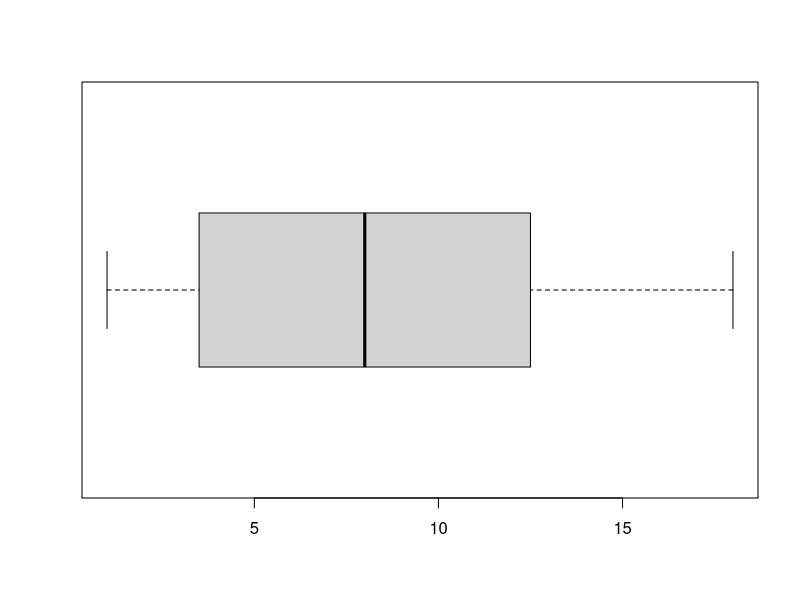
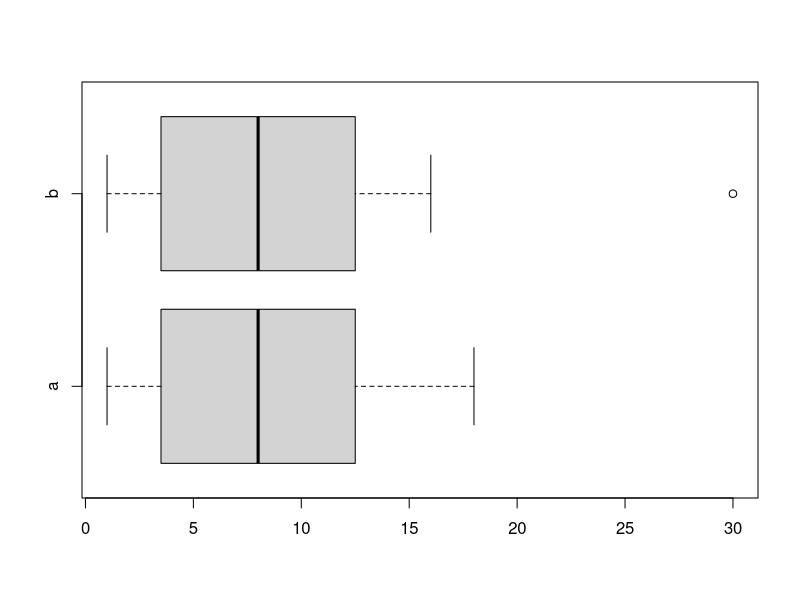

Here is the R script that generated these plots, in order: (Note: this script raises an error after producing the figures.)
## ---- chunk 1
x <- c(3,5,2,6,5,9,5,2,8,5)

mean(x)

## ---- chunk 2
median(x)
## ---- chunk 3
z <- c(70,90,85)

wt <- c(1,1,3)

weighted.mean(z, wt)

## ---- chunk 4
a <- c(1,2,3,3,3,4,5,5,6,8,8,9,10,12,12,13,14,15,16,18)

# 1) Find the values existing at the Q_1, Q_2, Q_3 and Q_4, where Q stands for quartile
quantile(a, probs = c(0.25, 0.50, 0.75, 1))
## ---- chunk 5

# Q_1, Q_2, Q_3 and Q_4
P <- c(0.25, 0.50, 0.75, 1) * 100

N <- length(a)

# Ranks of the values at Q_1, Q_2, Q_3 and Q_4
n <- P / 100 * N
n

# The values at the th percentile
a[n]


## ---- chunk 6
percentile <- ecdf(a)
percentile(4)*100
percentile(15)*100
## ---- chunk 7
P_new <- c(6, 18) / N * 100
P_new
## ---- chunk 8
boxplot(a, horizontal = TRUE)
## ---- chunk 9
# Outliers in boxplots

# Data
a <- c(1,2,3,3,3,4,5,5,6,8,8,9,10,12,12,13,14,15,16,18)
b <- c(1,2,3,3,3,4,5,5,6,8,8,9,10,12,12,13,14,15,16,30)

# Plot the boxplot of a and b
boxplot(a, b,
        names = c("a", "b"),
        horizontal = TRUE)

# We define the boundaries for the identification of an outlier in the boxplot
lower_limit <- quantile(b, prob = 0.25) - 1.5 * IQR(b)
lower_limit

upper_limit <- quantile(b, prob = 0.75) + 1.5 * IQR(b)
upper_limit
## ---- chunk 10
b <- c(2, 5, 3, 1, 6, 3)

var(b)

## ---- chunk 11
b_plus_10 <- b + 10

var(b_plus_10)
## ---- chunk 12
b_times_10 <- b * 10

var(b_times_10)
## ---- chunk 13
sd(b)
## ---- chunk 14
sd(b) == sqrt(var(b))
## ---- chunk 15
b_plus_10 <- b + 10

sd(b_plus_10)
## ---- chunk 16
b_times_10 <- b * 10

sd(b_times_10)
## ---- chunk 17
X <- c(2, 1, 3)  
Y <- c(10, 30, 50)  
cov(X, Y)
## ---- chunk 18
cor(X, Y)
## ---- chunk 19
cor(x, y) == cor(x, y)
## ---- chunk 20
x <- runif(100, min = 0, max = 10)
y <- sin(x) + rnorm(100, mean = 0, sd = 0.5)

plot(x,y)
abline(lm(y ~ x))

cor(x, y)

cor.test(x, y)
## ---- chunk 21

a <- runif(100, min = 0, max = 10)
b <- a + rnorm(100, mean = 0, sd = 1)

plot(a,b)
abline(lm(b ~ a))

cor(a, b)

cor.test(a, b)

## ---- chunk 22

set.seed(12345)

x <- rnorm(100, mean = 0, sd = 1)
y <- rnorm(100, mean = 0, sd = 5)

my_corr_function <- function(a, b) {
  
  numerator <- sum((x - mean(x)) * (y - mean(y)))
    
  denominator <- sqrt(sum((x - mean(x))^2) * sum((y - mean(y))^2))
    
  correl <- numerator / denominator
  
  return(correl)
  
}

my_corr_function(a = x, b = y)

cor(x,y)
## ---- chunk 23
# Clean the workspace
rm(list = ls())

# 2)

x <- c(6,5,6,3,1,5)

# Sample mean
mean(x)

# Expected value
die <- 1:6

E_die <- sum(die * rep(1/6,6))

E_die

# 3)

pays <- c(0, 10, 0, 40, 0, -20)

E_pays <- sum(pays * rep(1/6,6))

# Expected pay of the game
E_pays

# 4)

tickets <- 100000

pays_lottery <- c(5, 25, 100, 10000)

probabilities <- c(200/tickets, 20/tickets, 5/tickets, 1/tickets)

E_pays_lottery <- sum(pays_lottery * probabilities)

# Fair price for a ticket
E_pays_lottery

## ---- chunk 24
roll_function <- function(nr_of_die) {
  die <- 1:6
  roll <- sample(die, 
                 size = nr_of_die, 
                 replace = TRUE,
                 prob = rep(1/6, 6))
  
  sum_roll <- sum(roll)
  
  return(sum_roll)
}

throws <- replicate(10000, roll_function(nr_of_die = 2))

qplot(throws,
       binwidth = 1,
       ylab = "Frequency",
       xlab = "Numbers") +
  geom_vline(aes(xintercept = mean(throws))) +
  geom_text(aes(y = 500,
                x = mean(throws),
                label = mean(throws))) +
  theme_minimal()

